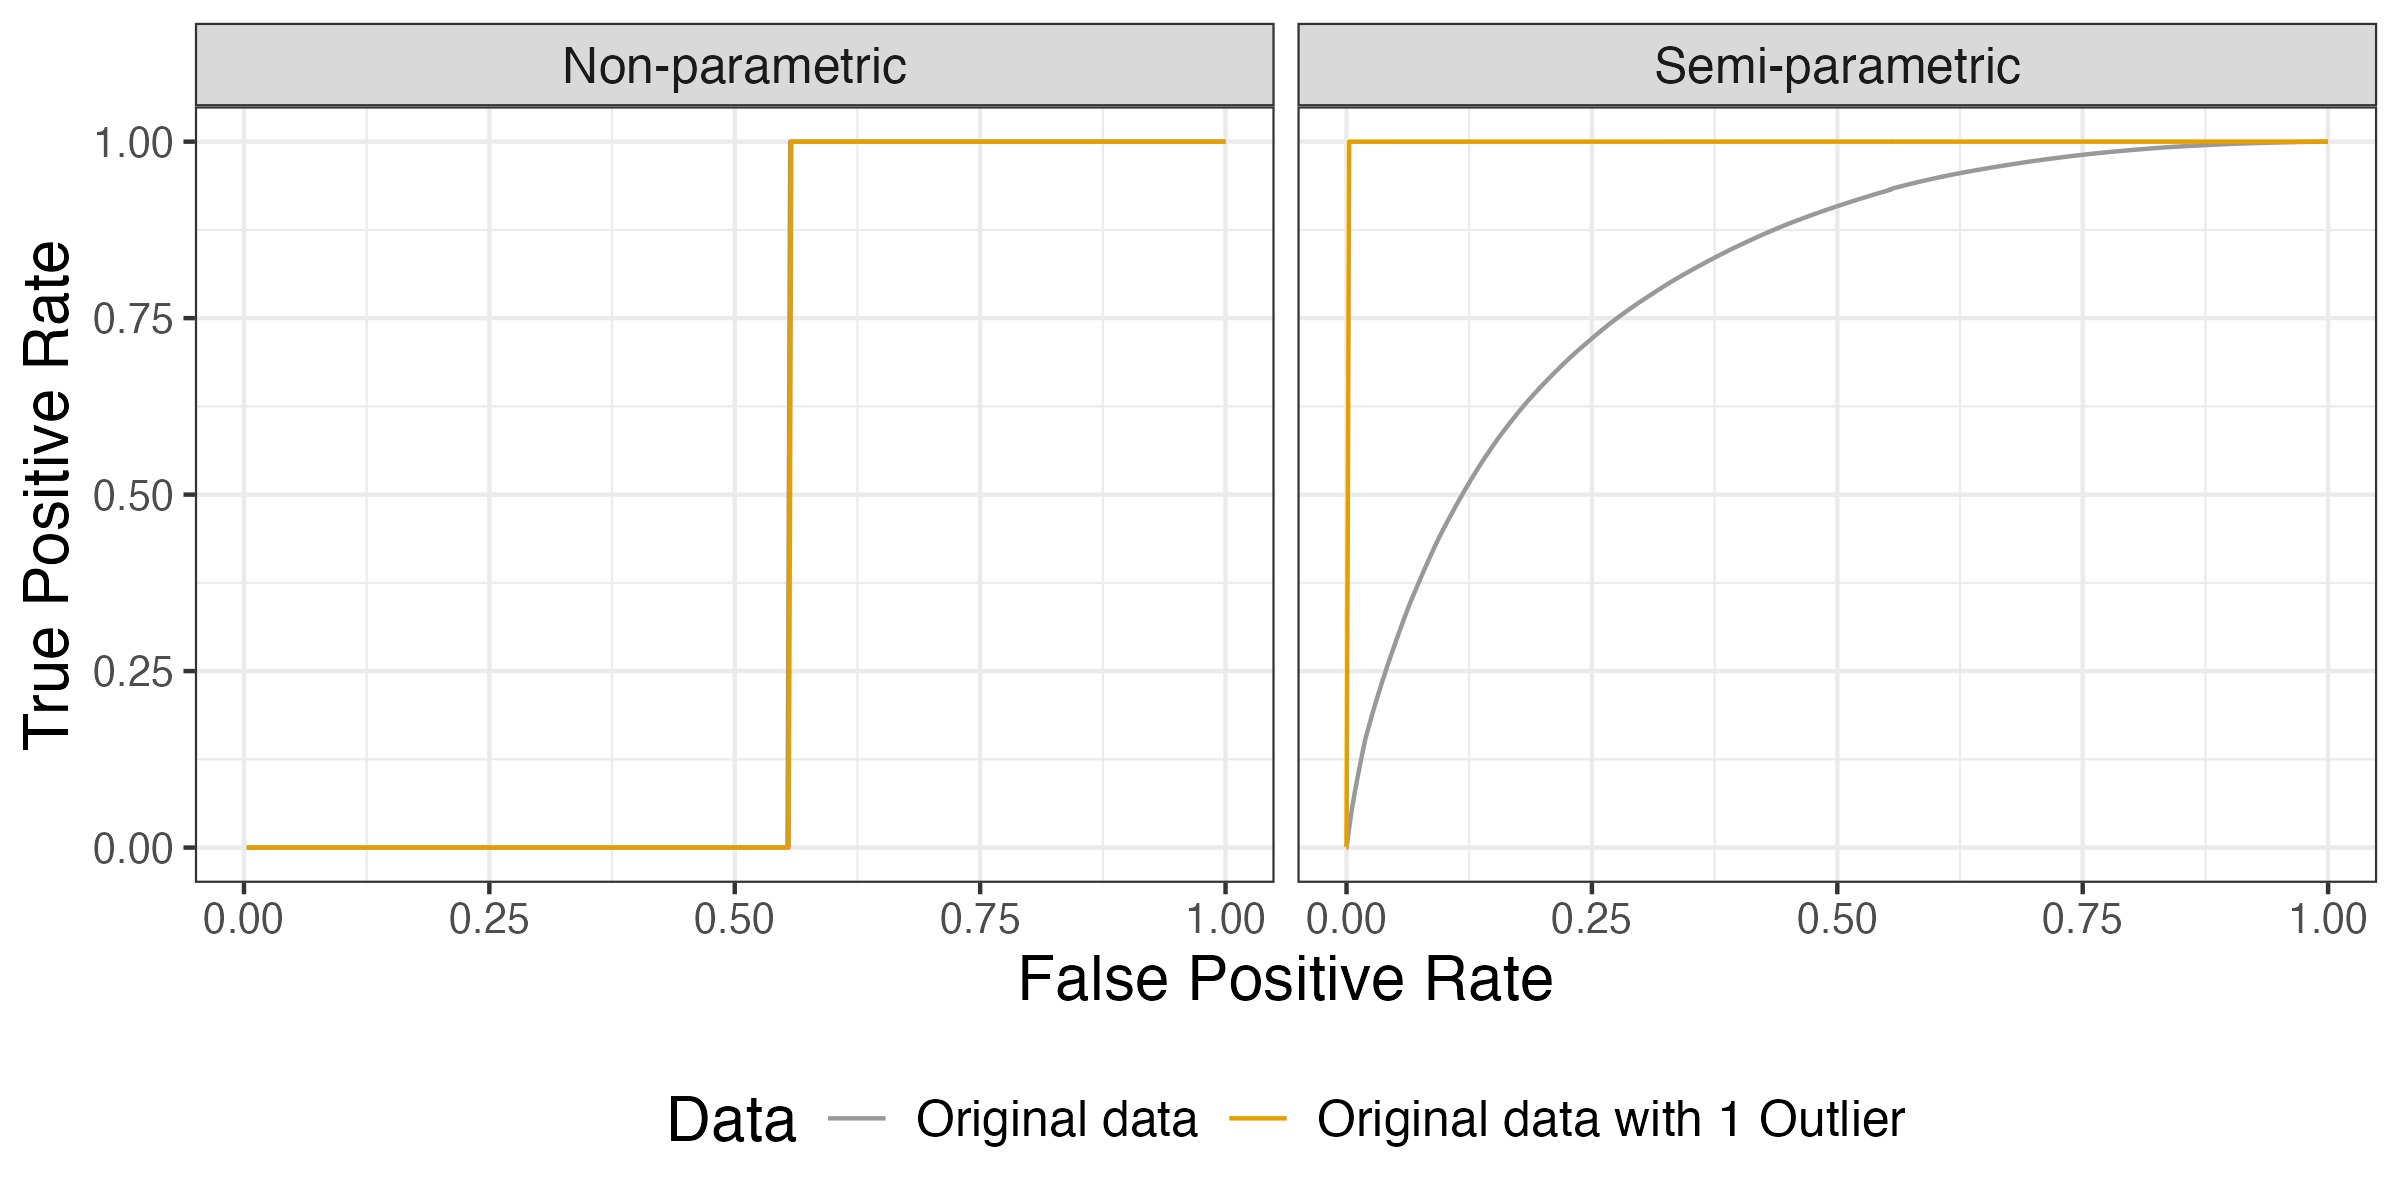

Reproduce this figure in R.

# This script produces the example of one outlier
# corresponding to Figure 1 in the manuscript

library("survival")
library("risksetROC")
library("glmnet")
library(ggplot2)
library("dplyr")
theme_set(theme_minimal())
cbPalette <- c("#999999", "#E69F00", "#56B4E9", "#009E73", "#F0E442", "#0072B2", "#D55E00", "#CC79A7")

# set the seed
set.seed(102131)



#### Generate data ####
# Weibull baseline hazard
# eta: vector containing the log hazard (linear predictor) for each subject
# lambda: scale parameter for the baseline hazard
# p: shape parameter for the baseline hazard
# gen_Ct: function for generating censoring times, default is exponential with mean 5 truncated at t=1

gen_St <- function(eta, lambda, p, gen_Ct = function(N) pmin(1,rexp(N, 1/5)) ){
    N <- length(eta)
    U <- runif(N, 0, 1)
    St = (-log(U)/(lambda*exp(eta)))^(1/p)
    Ct = gen_Ct(N)
    
    data.frame("event" = as.numeric(St<=Ct), "time" = pmin(St,Ct), "eta" = eta)
}



## Number of subjects used to fit the model
N_obs  <- 300
## Number of subjects used for out-of-sample evaluation
N_test  <- 500
## Total number of subjects to simulate 
N_sim_tot  <- N_obs + N_test

## True beta vector
Beta <- c(1,-1,0.25)

## simulate data that are used to obtain true log hazard for each subject
X  <- matrix(rnorm(N_sim_tot*3), ncol=3, nrow=N_sim_tot)

## obtain true linear predictor (less log hazard) for each subject
eta <- X %*% Beta

## simulate survival times/event indicators for each subject in the test and training data set
data <- gen_St(eta=eta,lambda=2, p=2)
data$X <- I(X)

## separate out the training and test datasets
data_train <- data[1:N_obs,]
data_test  <- data[-c(1:N_obs),]
mean(data$time[data$event==1])

## duplicate the data set and introduce one outlier
data_test2 <- data_test
data_test2$X[500, ] <- 40*apply(data_test$X, 2, sd)

#### Model fit #####

## fit model on training data
fit_1 <- coxph(Surv(time, event) ~ X, data=data_train)

## estimate risk score/linear predictor for the test data sets
data_test$eta1 <- as.vector(data_test$X %*% coef(fit_1))

data_test2$eta1 <- as.vector(data_test2$X %*% coef(fit_1))
data_test2$time[500] <- 0.85
data_test2$event[500] <- 0


#### Some survival quantities ####

# fix time 
ut_test <- unique(data_test$time[data_test$event==1])
ti <- ut_test[50]

# subjects at risk at t=0.27
summary(survfit(Surv(time, event) ~ 1, data=data_test2))
survfit(fit_1)

data_test[500,]

# survival probablity
est_log_hz <- predict(fit_1, newdata = data_test2)
est_log_hz <- sort(est_log_hz)
est_log_hz[500]/est_log_hz[499]

####  calculate AUC for no-outlier data #####
roc_HZ05_eta1 <- CoxWeights(marker=data_test$eta1, Stime=data_test$time, 
                            status=data_test$event, predict.time=ti)
roc_HZ05_eta_fake <- CoxWeights(marker=data_test2$eta1, Stime=data_test2$time, 
                            status=data_test2$event, predict.time=ti)

# transform the data to ggplot friendly format
data_plt <- data.frame("Estimator" = paste0("Haegerty and Zheng 2005: t = ", round(ti,2)), 
                          "Model" = c(rep("Original data", length(roc_HZ05_eta1$FP)),
                                      rep("Original data with 1 outlier", length(roc_HZ05_eta_fake$FP))),
                          "TP" = c(roc_HZ05_eta1$TP,roc_HZ05_eta_fake$TP), 
                          "FP" = c(roc_HZ05_eta1$FP,roc_HZ05_eta_fake$FP))

data_plt$Estimator <- "Semi-parametric"


# separate data frame for adding text to the plot (estimated AUC)
# data_text <- data.frame("Estimator" = rep(paste0("Haegerty and Zheng 2005: t = ", round(ti,2)),2),
#                         "Model" = c("Original data", "Original data with 1 Outlier"), 
#                         "label" = paste0("AUC = ",round(c(roc_HZ05_eta1$AUC, roc_HZ05_eta_fake$AUC),3)),
#                         "xind" = rep(0.75, 2),
#                         "yind" = c(0.15,0.25))


data_plt %>% 
    ggplot() + 
    geom_line(aes(x=FP, y=TP, color=Model)) + 
    theme_bw() 


##### AUC for outlier data #####

# at the specific time
## risk set
risk_set1 <- data_test %>% filter(time>=ti)
risk_set2 <- data_test2 %>% filter(time>= ti)
## unique risk iscore
uni_eta1 <- unique(risk_set1$eta1)
uni_eta2 <- unique(risk_set2$eta1)

# sens and spec of test set without outlier
np_sens1 <- np_spec1 <- rep(NA, length(uni_eta1))
for(i in seq_along(uni_eta1)){
  
  this_c <- uni_eta1[i]
  np_sens1[i] <- sum(risk_set1$eta1>this_c & risk_set1$time==ti & risk_set1$event==1)/sum(risk_set1$time==ti & risk_set1$event==1)
  np_spec1[i] <- sum(risk_set1$eta1<this_c & risk_set1$time > ti)/sum(risk_set1$time > ti)
  
  
}

plot(1-np_spec1, np_sens1)

# sens and spec of test set with outlier
np_sens2 <- np_spec2 <- rep(NA, length(uni_eta2))
for(i in seq_along(uni_eta2)){
  
  this_c <- uni_eta2[i]
  np_sens2[i] <- sum(risk_set2$eta1>this_c & risk_set2$time==ti & risk_set2$event==1)/sum(risk_set2$time==ti & risk_set2$event==1)
  np_spec2[i] <- sum(risk_set2$eta1<this_c & risk_set2$time > ti)/sum(risk_set2$time > ti)
  
  
}

# transform the data to ggplot friendly format
data_plt2 <- data.frame("Estimator" = "Non-parametric", 
                       "Model" = c(rep("Original data", length(np_sens1)),
                                   rep("Original data with 1 outlier", length(np_sens2))),
                       "TP" = c(np_sens1, np_sens2), 
                       "FP" = c(1-np_spec1, 1-np_spec2))
#### Plot ####

ID_AUC <- function(marker, Stime, status, predict.time, entry = NULL, ...){
  if (length(entry) == 0) {
    entry = rep(0, NROW(Stime))
  }
  at.risk <- ((Stime >= predict.time) & (entry <= predict.time))
  eta     <- marker[at.risk]
  status2 <- status
  status2[Stime > predict.time] <- 0
  status2 <- status2[at.risk]
  
  C_num <- 0
  n_case_t    <- sum(status2)
  n_control_t <- sum(1-status2)
  inx_ti <- which(status2 == 1)
  inx_tj <- which(status2 == 0)
  for(id in inx_ti){
    C_num <- C_num + sum(eta[id] > eta[inx_tj]) + 0.5*sum(eta[id] == eta[inx_tj])
  }
  out <- C_num/(n_case_t*n_control_t)
  
  out     
}



data_text <- data.frame("Estimator" = rep(c("Semi-parametric", "Non-parametric"), each = 2),
                        "Model" = rep(c("Original data", "Original data with 1 outlier"), 2),
                        "label" = paste0("AUC = ",round(c(roc_HZ05_eta1$AUC, 
                                                          roc_HZ05_eta_fake$AUC,
                                                          ID_AUC(data_test$eta1, data_test$time, data_test$event, ti),
                                                          ID_AUC(data_test2$eta1, data_test2$time, data_test2$event, ti)),3)),
                        "xind" = rep(0.75, 4),
                        "yind" = rep(c(0.15,0.25), 2))


ID_AUC(data_test$eta1, data_test$time, data_test$event, ti)
ID_AUC(data_test2$eta1, data_test2$time, data_test2$event, ti)

bind_rows(data_plt, data_plt2) %>% 
  # mutate(Estimator=relevel(as.factor(Estimator), ref = "Semi-parametric"), 
  #        Model=relevel(as.factor(Model), ref = "Original data with 1 outlier")) %>%
  ggplot(aes(x=FP, y=TP, col = Model, linetype = Model))+
  geom_line(size = 1.5, alpha = 0.5)+
  facet_wrap(~Estimator)+
  theme_minimal() +
  geom_text(data=data_text, mapping = aes(x = xind, y =yind, label = label,color = Model), 
            show.legend = F) + 
  xlab("False Positive Rate") + ylab("True Positive Rate")+
  labs(col="Data", linetype = NA)+
  scale_color_manual(values = c("#999999", "#E69F00"))+
  scale_linetype_manual(values = c("dashed", "solid"), guide = "none")+
  theme(text=element_text(size=15),
        axis.text = element_text(size=10),
        legend.position = "bottom")
ggsave(filename="Code/outlier_exp.png",
       width=8, height=4, bg="white", dpi = 300)


#### Weights ####

data_test %>% filter(time >= ti) %>% 
  mutate(wt = exp(eta1)/sum(exp(eta1))) %>% select(wt) %>% summary() # at most 0.028

data_test2 %>% filter(time >= ti) %>% 
  mutate(wt = exp(eta1)/sum(exp(eta1))) %>% select(wt) %>% arrange(desc(wt)) %>% head() %>% mutate(wt=100*wt)

# at most 0.9999, the second largest is 1.8e-06

##### Gonen and Heller #####

library(clinfun)

# function
coxphCPE_eta <- function (betahat,Xmat){
  n <- nrow(Xmat)
  p <- length(betahat)
  xbeta <- Xmat%*%betahat
  bw <- 0.5 * sd(xbeta) * (n^(-1/3))
  zzz <- .Fortran("cpesub", as.integer(n), as.integer(p), as.double(Xmat), 
                  as.double(xbeta), as.double(bw), CPE = double(1), CPEsmooth = double(1), 
                  varDeriv = double(p), uRowSum = double(n), uSSQ = double(1), 
                  PACKAGE = "clinfun")
  CPE <- 2 * zzz$CPE/(n * (n - 1))
  return(CPE)
}

# GH concordance
coxphCPE_eta(coef(fit_1), data_test$X) # 0.8005
coxphCPE_eta(coef(fit_1), data_test2$X) # 0.8014

eta1_vec <- sort(data_test$eta1)
diff_eta1 <- outer(eta1_vec, eta1_vec,'-')
diff_eta1 <- diff_eta1[upper.tri(diff_eta1, diag = T)]
summary(diff_eta1)


eta2_vec <- sort(data_test2$eta1)
diff_eta2 <- outer(eta2_vec, eta2_vec,'-')
diff_eta2 <- diff_eta2[upper.tri(diff_eta2, diag = T)]
summary(diff_eta2)

# some figures regarding GH estimator
## Histogram of difference
data.frame(diff = c(diff_eta1, diff_eta2),
           data = rep(c("Original data", "Original data with 1 outlier"), each = length(diff_eta1))) %>%
  mutate(diff=abs(diff)) %>%
  ggplot(aes(x=diff, y=after_stat(ndensity)))+
  geom_histogram(bins = 50)+
  facet_wrap(~data)+
  labs(x="Abosolute difference of risk score between a pair of subjects",
       y = "Density")
  # geom_density(alpha = 0.2)
ggsave(filename="Code/outlier_gh_hist.png",
       width=8, height=4, bg="white", dpi = 300)

## boxplot of difference
data.frame(diff = c(diff_eta1, diff_eta2),
           data = rep(c("Original data", "Original data with 1 outlier"), each = length(diff_eta1))) %>%
  mutate(diff=abs(diff)) %>% 
  ggplot(aes(x=data, y= diff))+
  geom_boxplot(outlier.size = 0.5)+
  # geom_jitter(size = 0.2)+
  labs(x="Absolute difference of pairwise risk scores",
       y = "")
ggsave(filename="Code/outlier_gh_box.png",
       width=4, height=4, bg="white", dpi = 300)

## boxplot of contribution
data.frame(diff = c(diff_eta1, diff_eta2),
           data = rep(c("Original data", "Original data with 1 outlier"), each = length(diff_eta1))) %>%
  mutate(diff=abs(diff)) %>% 
  mutate(wt = 1/(1+exp(-diff))) %>% 
  ggplot(aes(x=data, y= wt))+
  geom_boxplot(outlier.size = 0.5)+
  # geom_jitter(size = 0.2)+
  labs(x="Contribution to the Gonen-Heller estimator from each pair of subjects",
       y = "")
ggsave(filename="Code/outlier_gh_box2.png",
       width=4, height=4, bg="white", dpi = 300)


## histgram of contribution
data.frame(diff = c(diff_eta1, diff_eta2),
           data = rep(c("Original data", "Original data with 1 outlier"), each = length(diff_eta1))) %>%
  mutate(diff=abs(diff)) %>% 
  mutate(wt = 1/(1+exp(-diff))) %>% 
  ggplot(aes(x=wt, y=after_stat(ndensity)))+
  geom_histogram(bins = 50)+
  facet_wrap(~data)+
  labs(x="Contribution to the Gonen-Heller estimator from each pair of subjects",
       y = "Density")
ggsave(filename="Code/outlier_gh_hist2.png",
       width=8, height=4, bg="white", dpi = 300)

